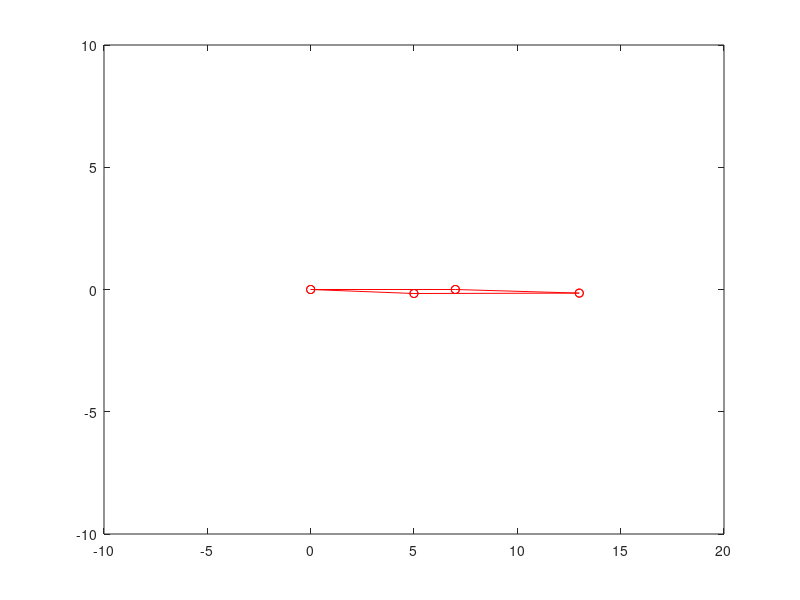

Write the MATLAB code that produced this figure.
for th=0:0.1:8*pi;
    a=5; c=6;
    d=7; b=8;
    AC=sqrt(a^2+d^2-2*a*d*cos(th));
    th1=acos((d^2+(AC^2)-a^2)/(2*d*AC));
    th2=acos(((AC^2)+b^2-c^2)/(2*AC*b));
    th3=(th2-th1);
    plot([0 a*cos(th)], [0 a*sin(th)],'ro-');hold on;
    plot([a*cos(th) a*cos(th)+b*cos(th3)], [a*sin(th) a*sin(th)+b*sin(th3)], 'ro-'); hold on;
    plot([0 d], [0 0], 'ro-'); hold on;
    plot([d a*cos(th)+b*cos(th3)], [0 a*sin(th)+b*sin(th3)], 'ro-');hold off;
    axis([-10 20 -10 10]);
    pause(0.1);
 end